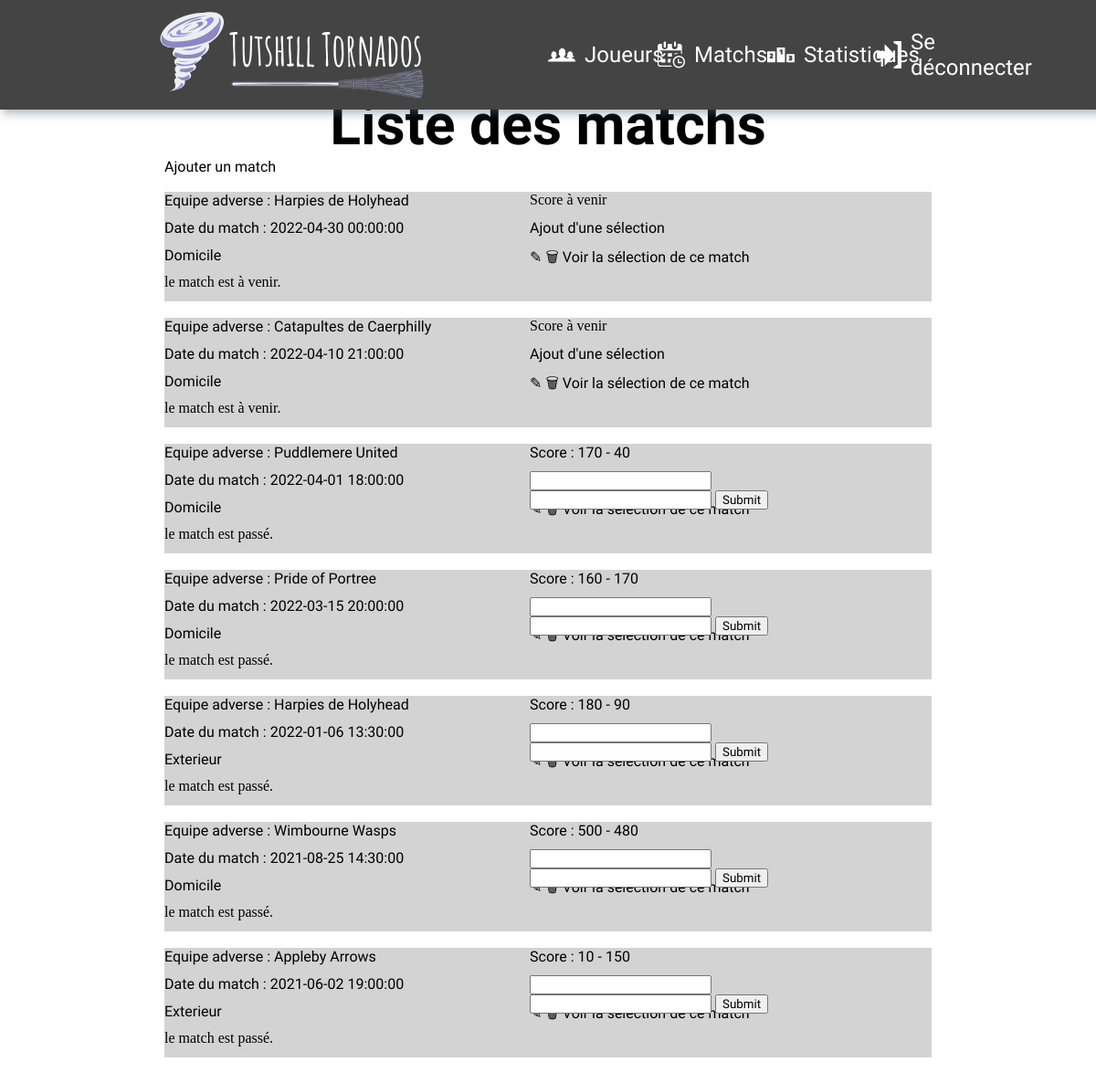
/html-php/match/matchs.php, run on the app's committed database.
### tables this page shows
CREATE TABLE IF NOT EXISTS `match_` (
  `Id_match_` int(11) NOT NULL AUTO_INCREMENT,
  `date_match` date DEFAULT NULL,
  `heure_match` time DEFAULT NULL,
  `equipe_adverse` varchar(50) DEFAULT NULL,
  `lieu` varchar(10) DEFAULT NULL,
  `score_equipe` int(11) DEFAULT NULL,
  `score_adverse` int(11) DEFAULT NULL,
  PRIMARY KEY (`Id_match_`)
);

### html-php/match/fonctions_match.php (the view, shortened to what this page needs)
<?php
    function afficher_match($pdo){
        $sql = "select * from match_ order by date_match desc, heure_match desc";
        $prep = $pdo->prepare($sql);
        $prep -> execute();
        $resultat = $prep->fetchAll();
        foreach($resultat as $match){
            echo '
            <div class="ligne_grille">
                <div class="date">
                    <p>Date du match : '.$match["date_match"].' '.$match["heure_match"].'</p>
                </div>
                <div class="equipe">
                    <p>Equipe adverse : '.$match["equipe_adverse"].'</p>
                </div>
                <div class="lieu">
                    <p>'.$match["lieu"].'</p>
                </div>';
                if (empty($match["score_equipe"]) || empty($match["score_adverse"])) {
                    echo 'Score à venir';
                } else {
                    echo
                    '<div class="score_equipe">
                        <p>Score : '.$match["score_equipe"].' - '.$match["score_adverse"].'</p>
                    </div>';
                }
                echo '
                <div class="footer">
                    <a href="./match_formulaire.php?v1='.$match["Id_match_"].'&v2='.$match["date_match"].'&v3='.$match["heure_match"].'&v4='.$match["lieu"].'&v5='.$match["score_equipe"].'&v6='.$match["score_adverse"].'&v7='.$match["equipe_adverse"].'
                    ">✎</a>
                    <a href="./matchs.php?idsupp='.$match["Id_match_"].'">🗑</a>
                    <a href="../selections/voir_selection_match?idmatch='.$match["Id_match_"].'">Voir la sélection de ce match</a>
                </div>
                ';
                if($match["date_match"] < date("Y-m-d")){
                    echo '<div class="joué">le match est passé.</div>';
                    echo '<form action="matchs.php" method="post" id="ajout_score">
                    <input type="number" name="score_equipe">
                    <input type="number" name="score_adversaire">
                    <input type="text" name="id_match" value="'.$match["Id_match_"].'" hidden>
                    <input type="submit">
                    </form>  ';
                }else{
                    echo '<div class="joué">le match est à venir.</div>';
                    echo '<a href="../selections/selection_match.php?idmatch='.$match["Id_match_"].'" id="ajout_selection">Ajout d\'une sélection</a>';
                }
            echo'</div><br>';
        }
    }
?>

### css-scss/template.css (style rules this page uses)
* { margin: 0; -webkit-box-sizing: border-box; box-sizing: border-box; }

### css-scss/match.css (style rules this page uses)
.ligne_grille { display: -ms-grid; display: grid; -ms-grid-columns: 400px 400px; grid-template-columns: 400px 400px; -ms-grid-rows: 30px 30px 30px 30px; grid-template-rows: 30px 30px 30px 30px; grid-template-areas: "equipe score" "date ajout_score" "lieu selection" "joué ajout_selection"; background-color: lightgrey; }
.score_equipe { -ms-grid-row: 1; -ms-grid-column: 2; grid-area: score; }
.lieu { -ms-grid-row: 3; -ms-grid-column: 1; grid-area: lieu; }
.date { -ms-grid-row: 2; -ms-grid-column: 1; grid-area: date; }
.equipe { -ms-grid-row: 1; -ms-grid-column: 1; grid-area: equipe; }
.footer { -ms-grid-row: 3; -ms-grid-column: 2; grid-area: selection; }
.joué { -ms-grid-row: 4; -ms-grid-column: 1; grid-area: joué; }

### css-scss/polices.css (style rules this page uses)
p { font-family: 'Raleway', sans-serif; }
a { text-decoration: none; color: black; font-family: 'Raleway', sans-serif; }
input { font-family: 'Raleway', sans-serif; }

### data on the page
match_: date_match "2022-04-30", heure_match "00:00:00", equipe_adverse "Harpies de Holyhead", lieu "Domicile", shows "Score à venir"
match_: date_match "2022-04-10", heure_match "21:00:00", equipe_adverse "Catapultes de Caerphilly", lieu "Domicile", shows "Score à venir"
match_: date_match "2022-04-01", heure_match "18:00:00", equipe_adverse "Puddlemere United", lieu "Domicile", score_equipe "170", score_adverse "40"
match_: date_match "2022-03-15", heure_match "20:00:00", equipe_adverse "Pride of Portree", lieu "Domicile", score_equipe "160", score_adverse "170"
match_: date_match "2022-01-06", heure_match "13:30:00", equipe_adverse "Harpies de Holyhead", lieu "Exterieur", score_equipe "180", score_adverse "90"
match_: date_match "2021-08-25", heure_match "14:30:00", equipe_adverse "Wimbourne Wasps", lieu "Domicile", score_equipe "500", score_adverse "480"
match_: date_match "2021-06-02", heure_match "19:00:00", equipe_adverse "Appleby Arrows", lieu "Exterieur", score_equipe "10", score_adverse "150"
